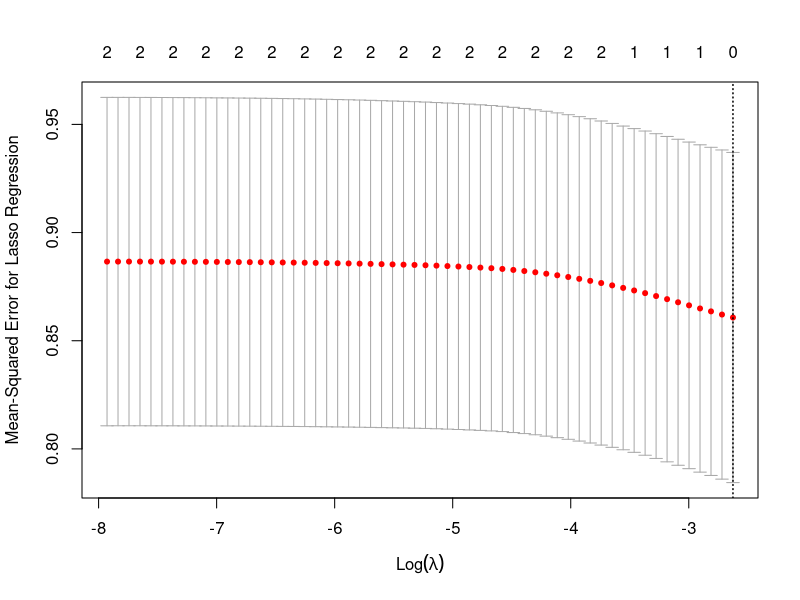
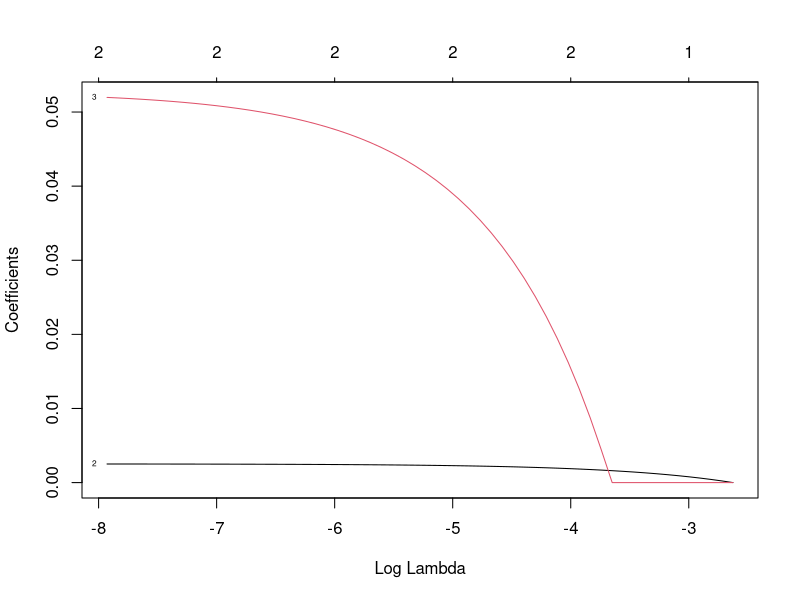
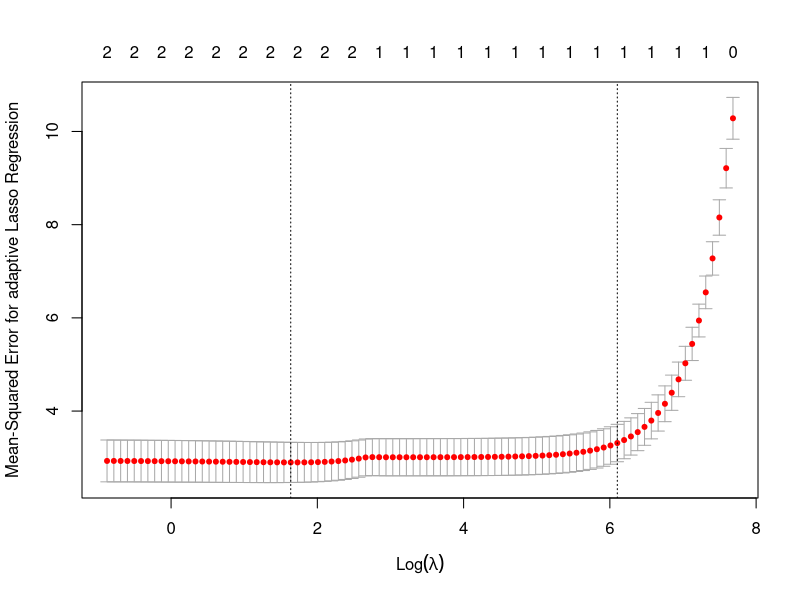
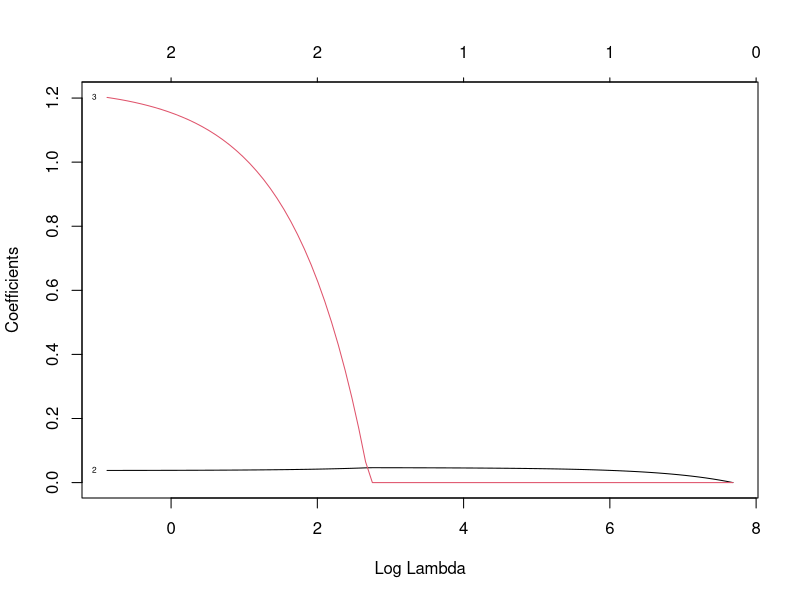

Generate these figures, in order, with R:
# Load necessary libraries
library(glmnet)

# Set seed for reproducibility
set.seed(123)

# Generate data
n <- 100  # Number of samples
p <- 3    # Number of predictors

# Create design matrix X
X <- cbind(rep(1, n),            # Intercept term
           seq(1, n),             # Linear trend
           rep(c(1,0), times = n/2))  # Binary predictor with alternating values

# True coefficients for generating the response variable
beta_true <- c(3, 0, 1/n)

# Generate response variable y with noise
epsilon <- rnorm(n)
y <- X %*% beta_true + epsilon

# Perform Lasso regression with cross-validation
lasso_model_cv <- cv.glmnet(X, y, alpha = 1, family = "gaussian")

# Plot the cross-validation results
plot(lasso_model_cv, ylab = "Mean-Squared Error for Lasso Regression")

# Find lambda value for minimum cross-validation error
lambda_min_lasso <- lasso_model_cv$lambda.min
cat("Lambda for minimum CV error:", lambda_min_lasso, "\n")

# Fit Lasso model with selected lambda
lasso_fit <- glmnet(X, y, alpha = 1, lambda = lambda_min_lasso)
lasso_coef <- coef(lasso_fit)
print(lasso_coef)
lasso_fit <- glmnet(X, y, alpha = 1)
plot(lasso_fit,xvar = "lambda",label = TRUE)



# Normal OLS beta_hat for adaptive lasso
ols_fit <- lm(y ~ X + 0)  # Fit OLS model without intercept
ols_coef <- coef(ols_fit)  # Extract OLS coefficients

# Perform Adaptive Lasso regression with cross-validation
adapt_model_cv <- cv.glmnet(X, y, alpha = 1, penalty.factor = as.vector(abs(ols_coef)), intercept = FALSE)

# Plot the cross-validation results for adaptive Lasso
plot(adapt_model_cv,ylab = "Mean-Squared Error for adaptive Lasso Regression")

# Find lambda value for minimum cross-validation error
lambda_min_adaptive <- adapt_model_cv$lambda.min
cat("Lambda for minimum CV error:", lambda_min_adaptive, "\n")

# Fit Adaptive Lasso model with selected lambda
adapt_lasso_fit <- glmnet(X, y, alpha = 1, lambda = lambda_min_adaptive, penalty.factor = as.vector(abs(ols_coef)), intercept = FALSE)
adapt_lasso_coef <- coef(adapt_lasso_fit)
print(adapt_lasso_coef)


adapt_lasso_fit <- glmnet(X, y, alpha = 1, penalty.factor = as.vector(abs(ols_coef)), intercept = FALSE)
plot(adapt_lasso_fit,xvar = "lambda",label = TRUE)
